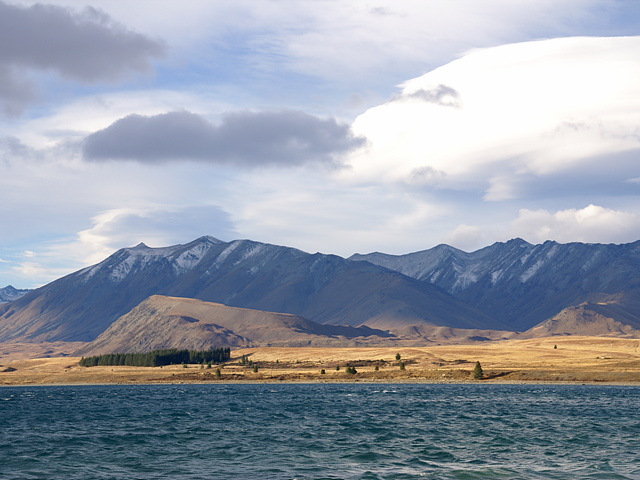
#> input picture ch05/tekapo.bmp, 640 x 480 px
$ python rotation2.py
#> lines starting #> are read from the running program, lines starting #| are printed output that depends on the picture
import sys
import numpy as np
import cv2

#특정 좌표를 기준으로 회전하는 방식
src = cv2.imread('tekapo.bmp')
#> src is the input picture: shape (480, 640, 3); mean B, G, R 169.8, 157.4, 149.7

if src is None:
    print('Image load failed!')
    sys.exit()

cp = (src.shape[1] / 2, src.shape[0] / 2)
#> cp = (320, 240)
#회전의 중심을 성정한느 getRotationMatrix2D
#확대 비율을 0.5로 설정하여 축소해서 결과를 출력
rot = cv2.getRotationMatrix2D(cp, 20, 0.5)

dst = cv2.warpAffine(src, rot, (0, 0))
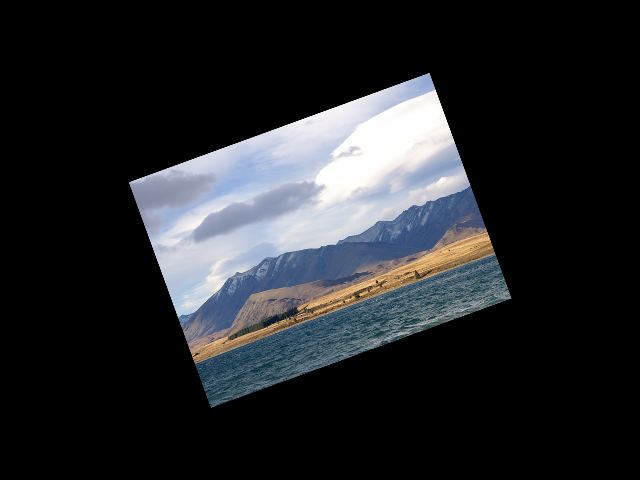
#> dst: shape (480, 640, 3); mean B, G, R 42.5, 39.3, 37.4

cv2.imshow('src', src)
cv2.imshow('dst', dst)
cv2.waitKey()

cv2.destroyAllWindows()

$ run again, with ch05/file.bmp copied over ch05/tekapo.bmp
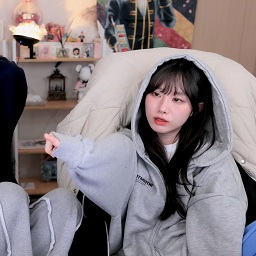
#> input picture ch05/file.bmp, 256 x 256 px
#> src is the input picture: shape (256, 256, 3); mean B, G, R 127, 122.8, 132.2
#> `dst = cv2.warpAffine(src, rot, (0, 0))`:
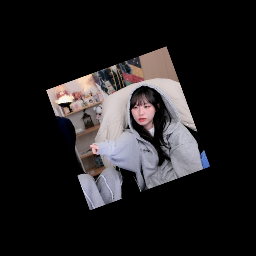
#> dst: shape (256, 256, 3); mean B, G, R 31.8, 30.7, 33.1
